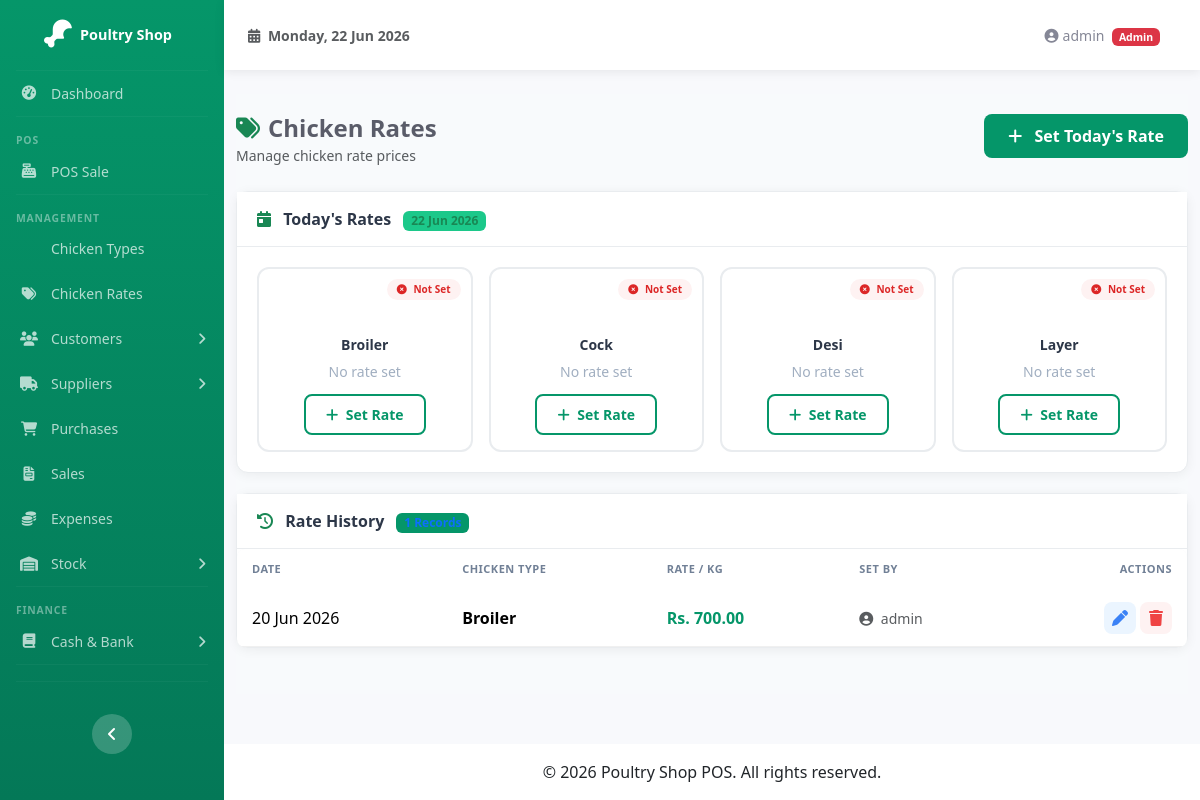
Page /chicken_rates/index.php (signed in) on the committed database.
### tables this page shows
CREATE TABLE IF NOT EXISTS chicken_types (
  id          INT             AUTO_INCREMENT PRIMARY KEY,
  name        VARCHAR(50)     NOT NULL UNIQUE,
  created_at  TIMESTAMP       DEFAULT CURRENT_TIMESTAMP
);

CREATE TABLE IF NOT EXISTS chicken_rates (
  id              INT             AUTO_INCREMENT PRIMARY KEY,
  chicken_type_id INT             NOT NULL,
  rate_per_kg     DECIMAL(10,2)   NOT NULL,
  rate_date       DATE            NOT NULL,
  created_by      INT             DEFAULT NULL,
  created_at      TIMESTAMP       DEFAULT CURRENT_TIMESTAMP,
  FOREIGN KEY (chicken_type_id) REFERENCES chicken_types(id) ON DELETE CASCADE ON UPDATE CASCADE,
  FOREIGN KEY (created_by) REFERENCES users(id) ON DELETE SET NULL ON UPDATE CASCADE,
  INDEX idx_rate_date (rate_date),
  INDEX idx_type_date (chicken_type_id, rate_date)
);

CREATE TABLE IF NOT EXISTS users (
  id            INT             AUTO_INCREMENT PRIMARY KEY,
  username      VARCHAR(50)     NOT NULL UNIQUE,
  email         VARCHAR(100)    DEFAULT NULL,
  password_hash VARCHAR(255)    NOT NULL,
  role          ENUM('admin','cashier') NOT NULL DEFAULT 'cashier',
  status        TINYINT(1)      NOT NULL DEFAULT 1,
  created_at    TIMESTAMP       DEFAULT CURRENT_TIMESTAMP
);

### includes/functions.php (called while the page is built, shortened)
<?php
function money($amount): string {
    return number_format((float)$amount, 2);
}

### chicken_rates/index.php (the view, shortened to what this page needs)
<?php
require_once __DIR__ . '/../includes/functions.php';
$pdo = getDB();
$types = $pdo->query("SELECT id, name FROM chicken_types ORDER BY name")->fetchAll();
$today_rates = [];
$all_rates = $pdo->query("
    SELECT cr.*, ct.name AS type_name, u.username AS created_by_name
    FROM chicken_rates cr
    JOIN chicken_types ct ON ct.id = cr.chicken_type_id
    LEFT JOIN users u ON u.id = cr.created_by
    ORDER BY cr.rate_date DESC, ct.name
")->fetchAll();
require_once __DIR__ . '/../includes/header.php';
?>
<div class="container-fluid rates-page">
    <div class="row mb-4">
        <div class="col-md-8">
            <h4 class="fw-bold text-gray-800 mb-0">
                <i class="fas fa-tags text-success me-2"></i>Chicken Rates
            </h4>
            <small class="text-muted">Manage chicken rate prices</small>
        </div>
        <div class="col-md-4 text-md-end mt-2 mt-md-0">
            <button class="btn btn-primary-custom" data-bs-toggle="modal" data-bs-target="#rateModal">
                <i class="fas fa-plus me-2"></i> Set Today's Rate
            </button>
        </div>
    </div>
    <div class="rates-card">
        <div class="card-header">
            <i class="fas fa-calendar-day text-success me-2"></i> Today's Rates
            <span class="badge bg-success bg-opacity-10 text-success ms-2"><?= date('d M Y') ?></span>
        </div>
        <div class="card-body">
            <div class="row g-3">
                <?php foreach ($types as $t): ?>
                <div class="col-xl-3 col-lg-4 col-md-6">
                    <div class="rate-today-card">
                        <?php if (isset($today_rates[$t['id']])): ?>
                            <span class="status-badge set"><i class="fas fa-check-circle me-1"></i> Set</span>
                            <div class="chicken-icon"><i class="fas fa-drumstick"></i></div>
                            <div class="chicken-name"><?= htmlspecialchars($t['name']) ?></div>
                            <div class="rate-value">Rs. <?= money($today_rates[$t['id']]['rate_per_kg']) ?></div>
                            <div class="rate-label">per KG</div>
                        <?php else: ?>
                            <span class="status-badge not-set"><i class="fas fa-times-circle me-1"></i> Not Set</span>
                            <div class="chicken-icon" style="color: #cbd5e0;"><i class="fas fa-drumstick"></i></div>
                            <div class="chicken-name"><?= htmlspecialchars($t['name']) ?></div>
                            <div class="not-set">No rate set</div>
                            <div class="rate-label mt-1">
                                <button class="btn btn-sm btn-outline-primary-custom mt-2" data-bs-toggle="modal" data-bs-target="#rateModal"
                                        onclick="document.querySelector('#rateModal select[name=chicken_type_id]').value='<?= $t['id'] ?>'">
                                    <i class="fas fa-plus me-1"></i> Set Rate
                                </button>
                            </div>
                        <?php endif; ?>
                    </div>
                </div>
                <?php endforeach; ?>
            </div>
        </div>
    </div>
    <div class="rates-card">
        <div class="card-header">
            <i class="fas fa-history text-success me-2"></i> Rate History
            <span class="badge bg-primary bg-opacity-10 text-primary ms-2"><?= count($all_rates) ?> Records</span>
        </div>
        <div class="card-body p-0">
            <div class="table-responsive">
                <table class="table rates-table mb-0" id="ratesTable">
                    <thead>
                        <tr>
                            <th>Date</th>
                            <th>Chicken Type</th>
                            <th>Rate / KG</th>
                            <th>Set By</th>
                            <th class="text-end">Actions</th>
                        </tr>
                    </thead>
                    <tbody>
                        <?php if (count($all_rates) > 0): ?>
                            <?php foreach ($all_rates as $r): ?>
                            <tr>
                                <td>
                                    <span class="fw-medium"><?= date('d M Y', strtotime($r['rate_date'])) ?></span>
                                </td>
                                <td>
                                    <span class="fw-semibold"><?= htmlspecialchars($r['type_name']) ?></span>
                                </td>
                                <td>
                                    <span class="rate-amount">Rs. <?= money($r['rate_per_kg']) ?></span>
                                </td>
                                <td>
                                    <span class="text-muted small">
                                        <i class="fas fa-user-circle me-1"></i>
                                        <?= htmlspecialchars($r['created_by_name'] ?? 'System') ?>
                                    </span>
                                </td>
                                <td class="text-end">
                                    <div class="d-flex justify-content-end gap-1">
                                        <button type="button" class="btn-icon edit btn-edit-rate"
                                            data-id="<?= $r['id'] ?>"
                                            data-type="<?= htmlspecialchars($r['type_name']) ?>"
                                            data-rate="<?= $r['rate_per_kg'] ?>"
                                            data-date="<?= $r['rate_date'] ?>"
                                            title="Edit Rate">
                                            <i class="fas fa-pen"></i>
                                        </button>
                                        <form method="POST" class="delete-rate-form d-inline">
                                            <button type="button" class="btn-icon delete btn-delete-rate" title="Delete Rate">
                                                <i class="fas fa-trash"></i>
                                            </button>
                                        </form>
                                    </div>
                                </td>
                            </tr>
                            <?php endforeach; ?>
                        <?php endif; ?>
                    </tbody>
                </table>
            </div>
        </div>
    </div>
</div>
<?php require_once __DIR__ . '/../includes/footer.php'; ?>

### rows in the picture
chicken_types: name "Broiler", $t['id'] 1 (drawn)
chicken_types: name "Cock", $t['id'] 4 (drawn)
chicken_types: name "Desi", $t['id'] 3 (drawn)
chicken_types: name "Layer", $t['id'] 2 (drawn)
chicken_rates: rate_date "20 Jun 2026", chicken_type.name "Broiler", rate_per_kg "700.00", created_by.username "admin"

### other values in the picture
$_SESSION['user_name'] "admin"
$_SESSION['user_role'] "Admin"
